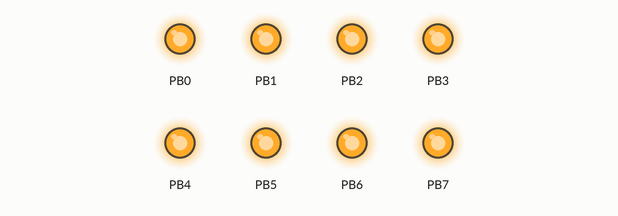
Simulated run of this program. Board: ATmega328P, built with avr-gcc and emulated at 8 MHz. On the bench: output pins drawn as LEDs (lit = HIGH).

Above: at 0.5 s.
At 3.5 s:
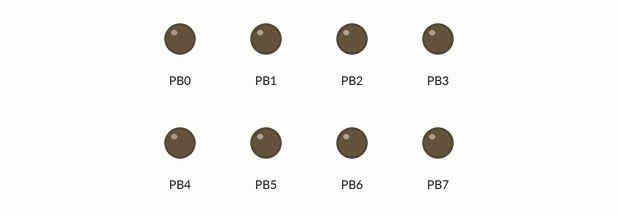
Timing chart, 0 to 4.6 s (numbered marks = the images above):
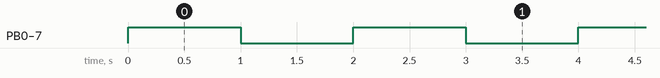

The program:

blink.c
```c
// blink a LED connected to any pin of PORTB on any AVR
// usefull for testing
// choose the mcu and frequency from the project --> config options  menu in AVRstudio

#include <avr/io.h>
#include <util/delay.h>

int main (void){
  //set PORTB for output
  DDRB = 0xFF;

  while (1){
	PORTB = 0xFF;  		//set PORTB  high
	_delay_ms(1000);
    PORTB =0;  			//set PORTB  low
    _delay_ms(1000);
  }

 return 1;
}
```

Measured:
- by itself, PB0–7: alternates HIGH for 1.0 s and LOW for 1.0 s
